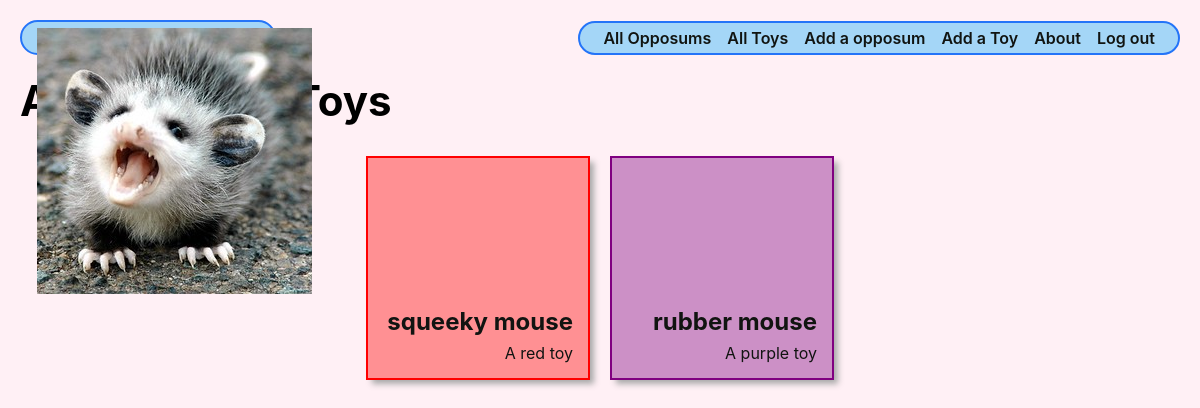
The app's page /toys/ (signed in), older data.
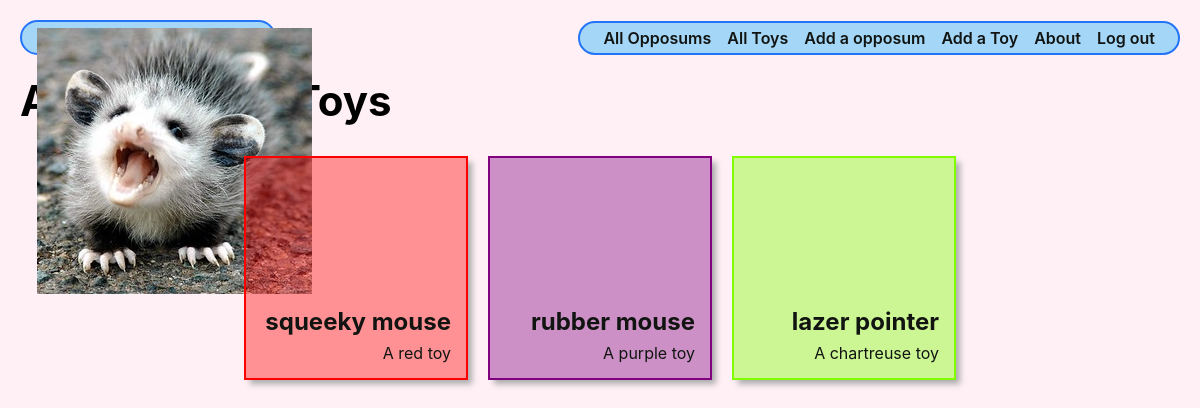
The same page, newer data.
### main_app/models.py (models this page shows, shortened)
class Toy(models.Model):
  name = models.CharField(max_length=50)
  color = models.CharField(max_length=20)

### main_app/views.py (the view)
# urls.py: path('toys/', views.ToyList.as_view(), name='toys_index'),
class ToyList(LoginRequiredMixin, ListView):
  model = Toy

### main_app/templates/main_app/toy_list.html (shortened to what this page needs)
{% extends 'base.html' %}
{% load static %}
{% block head %}
<link
  rel="stylesheet"
  type="text/css"
  href="{% static 'css/toy-index.css' %}"
/>
{% endblock %}
{% block content %}
<section class="page-header">
  <h1>All Opposum Toys</h1>
</section>
<section class="card-container">
  {% for toy in toy_list %}
  <div class="card" style="border-color: {{ toy.color }}">
    <div class="card-bg" style="background-color: {{ toy.color }}"></div>
    <a href="{% url 'toys_detail' toy.id %}">
      <div class="card-content">
        <h2>{{ toy.name }}</h2>
        <p>A {{ toy.color }} toy</p>
      </div>
    </a>
  </div>
  {% endfor %}
</section>
{% endblock %}

### main_app/templates/base.html (shortened to what this page needs)
{% load static %}
<!DOCTYPE html>
<html lang="en">
<head>
  <link rel="stylesheet" type="text/css" href="{% static 'css/base.css' %}">
  {% block head %}
  {% endblock %}
</head>
<body>
  <header>
    <div class="header-logo-container">
      <a href="/">
        <img
        src="{% static 'images/header-logo.jpg' %}"
        alt="The Opposum Place Logo"
      >
      </a>
    </div>
   <nav>
        <ul>
          {% if user.is_authenticated %}
            <li><a href="{% url 'opposums_index' %}">All Opposums</a></li>
            <li><a href="{% url 'toys_index' %}">All Toys</a></li>
            <li><a href="{% url 'opposums_create' %}">Add a opposum</a></li>
            <li><a href="{% url 'toys_create' %}">Add a Toy</a></li>
            <li><a href="{% url 'about' %}">About</a></li>
            <li><a href="{% url 'logout' %}">Log out</a></li>
          {% else %}
            <li><a href="{% url 'about' %}">About</a></li>
            <li><a href="{% url 'home' %}">Login</a></li>
            <li><a href="{% url 'signup' %}">Sign Up</a></li>
          {% endif %}
        </ul>
      </nav>
  </header>
  <main>
    {% block content %}
    {% endblock %}
  </main>
</body>
</html>

### main_app/static/css/base.css (style rules this page uses)
html { box-sizing: border-box }
*, *::before, *::after { box-sizing: inherit; }
:root { font-size: 62.5% }
body { margin: 0; display: flex; flex-direction: column; align-items: center; font-family: -apple-system, BlinkMacSystemFont, 'Segoe UI', 'Roboto', 'Oxygen', 'Ubuntu', 'Cantarell', 'Fira Sans', 'Droid Sans', 'Helvetica Neue', sans-serif; min-height: 100vh; --nav-bg: rgba(104, 197, 248, .7); --nav-bg-ff: rgba(104, 197, 248, .9); --borders: rgb(36, 116, 248) solid 2px; --text-color: rgb(17, 20, 17); --link-hover-color: rgb(16, 56, 158); --button-bg: rgb(245, 245, 245); --button-bg-hover: rgb(226, 226, 226); --submit: rgb(26, 128, 0); --warn: rgb(255, 102, 0); --danger: rgb(220, 20, 30); --secondary: rgb(57, 57, 57); --card-box-shadow: 5px 5px 6px -1px #AAA; --font-xtreme: 4.2rem; --font-xxl: 3.6rem; --font-xl: 2.4rem; --font-l: 1.8rem; --font-reg: 1.6rem; --card-border-radius: 6px; }
header { width: 100%; background: var(--nav-bg-ff); border-bottom: var(--borders); }
nav { margin: 10px; }
ul { margin: 0; list-style: none; padding: 0; }
main { width: 100%; }
nav a { text-decoration: none; color: var(--text-color); font-weight: 600; font-size: 16px; }
nav ul { display: flex; align-items: center; justify-content: center; flex-wrap: wrap; }
nav li { padding: 5px 8px; }
.header-logo-container { margin: auto; padding: 10px 20px 0; max-width: 500px; }
.page-header { display: flex; align-items: center; margin: 20px; }
.page-header h1 { font-size: var(--font-xxl); margin: 0; }
@media only screen and (min-width: 768px) { header { position: sticky; display: flex; flex-direction: row; top: 0; align-items: center; } }
@media only screen and (min-width: 768px) { main { max-width: 1300px; min-height: calc(100vh - 53px); } }
@media only screen and (min-width: 768px) { nav, .header-logo-container { margin: 10px 0; padding: 0 15px; } }
@media only screen and (min-width: 768px) { .header-logo-container { padding-top: 3px; } }
@media only screen and (min-width: 768px) { nav { margin-left: auto; display: flex; justify-content: center; } }
@media only screen and (min-width: 768px) { nav ul { flex-wrap: nowrap; } }
@media only screen and (min-width: 768px) { .header-logo-container { width: 213px; } }
@media only screen and (min-width: 768px) { .page-header h1 { font-size: var(--font-xtreme); } }
@media only screen and (min-width: 1024px) { main { min-height: calc(100vh - 55px); } }
@media only screen and (min-width: 1024px) { header { margin: 20px 20px 0 20px; width: calc(100vw - 40px); max-width: 1920px; top: 20px; background-color: transparent; border-bottom: none; } }
@media only screen and (min-width: 1024px) { nav, .header-logo-container { margin: 0; background: var(--nav-bg-ff); border: var(--borders); border-radius: 18px; } }
@media only screen and (min-width: 1024px) { nav { margin-left: auto; } }
@media only screen and (min-width: 1024px) { .header-logo-container { padding-top: 6px; width: 256px; height: 35px; } }
body { background-color: lavenderblush; }

### main_app/static/css/toy-index.css (style rules this page uses)
.card-container { padding: 0 40px; display: flex; justify-content: center; flex-wrap: wrap; }
.card { width: 224px; height: 224px; margin: 10px; border: solid 2px; box-shadow: var(--card-box-shadow); position: relative; }
.card-bg { opacity: .4; position: absolute; display: inline-flex; top: 0; left: 0; width: 100%; height: 100%; }
.card-content { padding: 15px; height: 100%; width: 100%; display: flex; align-items: flex-end; justify-content: flex-end; flex-direction: column; }
.card > a { position: absolute; top: 0; left: 0; width: 100%; height: 100%; display: inline-block; text-decoration: none; color: var(--text-color); }
.card h2 { margin: 7px 0; font-size: var(--font-xl); }
.card p { margin: 0; font-size: var(--font-reg); }

Row changes from the older to the newer data that the page shows:
added Toy: name "lazer pointer", color "chartreuse"
